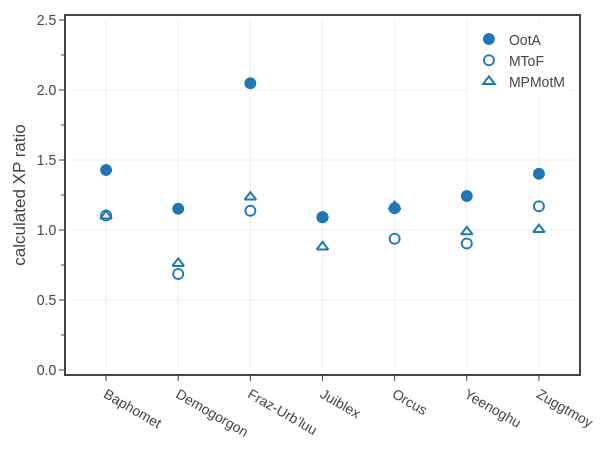

Notebook code for this chart:
### Code cell
# Fig. 3: Calculated XP ratio for demon lords
# list of monsters published in two different books
df1 = df0[df0['CR'].between(1,30) & df0['Legendary'].isin(['LL'])]
dfG = df1.groupby(['Monster','Book']).size().to_frame('Total').reset_index()
dfG = dfG[dfG['Total'].gt(0)]
dfG = dfG.groupby(['Monster']).size().to_frame('Total').reset_index()
dfG = dfG[dfG['Total'].gt(2)]
dupMonsters = dfG['Monster'].tolist()

df1 = df1[df1['Monster'].isin(dupMonsters)]

#books = list(df1['Book'].unique())
books = ['OotA', 'MToF', 'MPMotM']
markers = [
    dict(
        color='#1f77b4', 
        line=dict(color='#1f77b4', width=2),
        size=10,
        symbol='circle',
    ),
    dict(
        color='rgba(0,0,0,0.0)', 
        line=dict(color='#1f77b4', width=2),
        size=10, 
        symbol='circle',
    ),
    dict(
        color='rgba(0,0,0,0.0)', 
        line=dict(color='#1f77b4', width=2),
        size=10, 
        symbol='triangle-up',
    )
]

# create figure
fig = go.Figure()

# plot data
for book, marker in zip(books, markers):
    data = df1[df1['Book'].isin([book])]
    xpr_mean = np.mean(data['eXP Ratio'])
    xpr_std = np.std(data['eXP Ratio'])
    print(f'{book}: {xpr_mean:.2f} ({xpr_std:.2f})')
    text = [f'{x:.0f}' for x in data['CR'].to_list()]
    fig.add_trace(go.Scatter(
        x=data['Monster'], 
        y=data['eXP Ratio'],
        mode='markers',
        marker=marker,
        name=book,
        text=text,
        hovertemplate=
            f'<b>Book:</b> {book}<br>'+
            '<b>Monster:</b> %{x}<br>'+
            '<b>CR:</b> %{text}<br>'+
            '<b>XP ratio:</b> %{y:.2f}'+
            '<extra></extra>'
    ))

# show figure
fig.update_layout(
    template=tfb.FIG_TEMPLATE,
    margin=dict(l=70, r=25, b=80, t=20, pad=4),
    xaxis=dict(range=[-0.5, len(dupMonsters)-0.5]),
    yaxis=dict(title_text='calculated XP ratio', range=[0, 2.5], dtick=0.5, tickformat='.1f', minor_dtick=0.25),
    legend=dict( yanchor='top',  y=0.99, xanchor='right', x=0.99, orientation='v'),
    width=600, 
    height=450,
)
fig.show(config=tfb.FIG_CONFIG)

# save figures
if SAVEFIGS:
    fig.update_layout(autosize=True, width=None, height=None)
    tfb.save_fig_html(fig, format='large', name='fig-exp-ratio-vs-monster-demon-lords-large', style='aspect-ratio: 600/500;')
    tfb.save_fig_html(fig, format='small', name='fig-exp-ratio-vs-monster-demon-lords-small', style='aspect-ratio: 600/550;')

### Figure 1 — Plotly figure (JSON) as saved in the notebook; plotly's stock layout.template omitted (floating-point values rounded to 4 significant figures)
{"data": [{"hovertemplate": "<b>Book:</b> OotA<br><b>Monster:</b> %{x}<br><b>CR:</b> %{text}<br><b>XP ratio:</b> %{y:.2f}<extra></extra>", "marker": {"color": "#1f77b4", "line": {"color": "#1f77b4", "width": 2}, "size": 10, "symbol": "circle"}, "mode": "markers", "name": "OotA", "text": ["23", "26", "23", "23", "26", "24", "23"], "type": "scatter", "x": ["Baphomet", "Demogorgon", "Fraz-Urb’luu", "Juiblex", "Orcus", "Yeenoghu", "Zuggtmoy"], "y": [1.429, 1.152, 2.049, 1.09, 1.155, 1.243, 1.402]}, {"hovertemplate": "<b>Book:</b> MToF<br><b>Monster:</b> %{x}<br><b>CR:</b> %{text}<br><b>XP ratio:</b> %{y:.2f}<extra></extra>", "marker": {"color": "rgba(0,0,0,0.0)", "line": {"color": "#1f77b4", "width": 2}, "size": 10, "symbol": "circle"}, "mode": "markers", "name": "MToF", "text": ["23", "26", "24", "23", "26", "24", "23"], "type": "scatter", "x": ["Baphomet", "Demogorgon", "Fraz-Urb’luu", "Juiblex", "Orcus", "Yeenoghu", "Zuggtmoy"], "y": [1.103, 0.6855, 1.137, 1.09, 0.937, 0.9042, 1.17]}, {"hovertemplate": "<b>Book:</b> MPMotM<br><b>Monster:</b> %{x}<br><b>CR:</b> %{text}<br><b>XP ratio:</b> %{y:.2f}<extra></extra>", "marker": {"color": "rgba(0,0,0,0.0)", "line": {"color": "#1f77b4", "width": 2}, "size": 10, "symbol": "triangle-up"}, "mode": "markers", "name": "MPMotM", "text": ["23", "26", "24", "24", "26", "25", "23"], "type": "scatter", "x": ["Baphomet", "Demogorgon", "Fraz-Urb’luu", "Juiblex", "Orcus", "Yeenoghu", "Zuggtmoy"], "y": [1.101, 0.761, 1.235, 0.8793, 1.167, 0.9871, 1.003]}], "layout": {"height": 450, "legend": {"orientation": "v", "x": 0.99, "xanchor": "right", "y": 0.99, "yanchor": "top"}, "margin": {"b": 80, "l": 70, "pad": 4, "r": 25, "t": 20}, "width": 600, "xaxis": {"range": [-0.5, 6.5]}, "yaxis": {"dtick": 0.5, "minor": {"dtick": 0.25}, "range": [0, 2.5], "tickformat": ".1f", "title": {"text": "calculated XP ratio"}}}}
